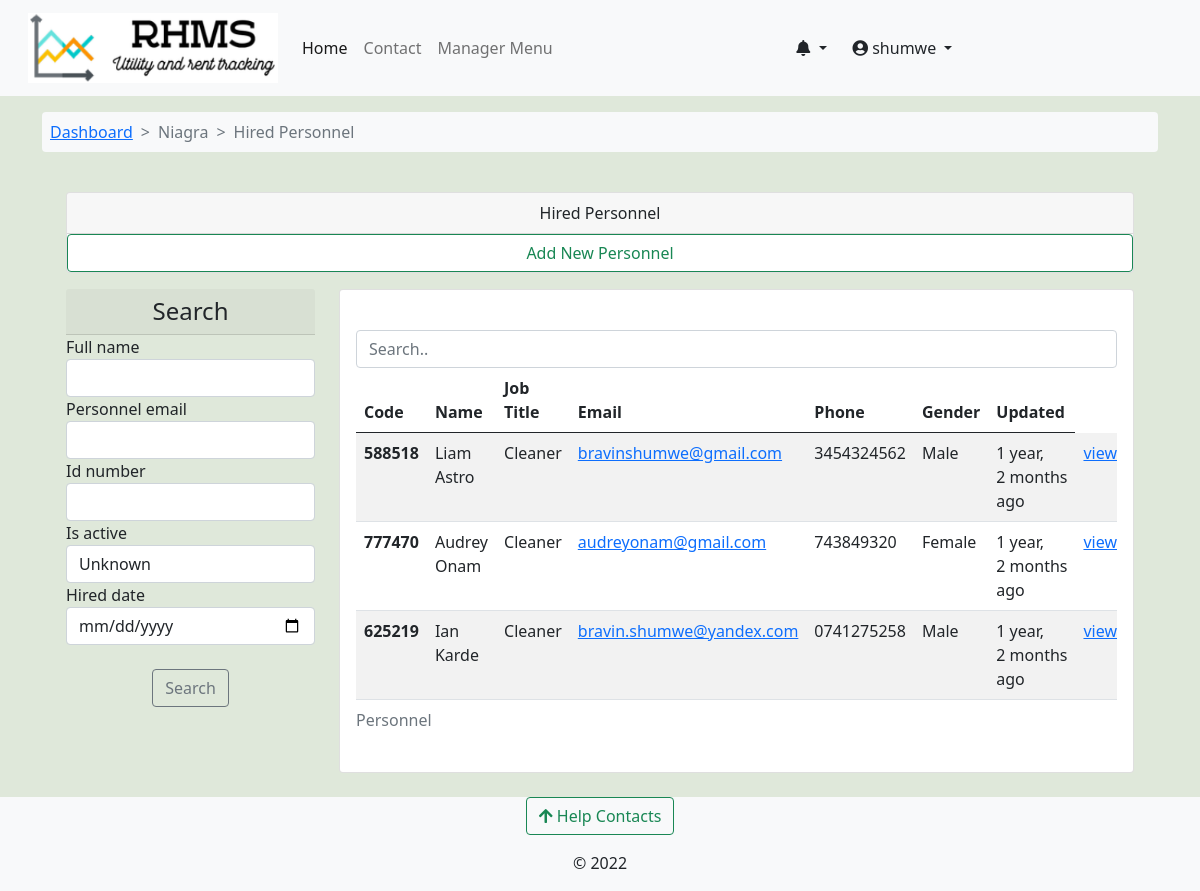
The app's page /work_order/hired_personnel/niagra-bumnsd-sd-djks/ (signed in) with its own data.
### accounts/models.py (models this page shows)
class User(AbstractUser):
    avatar = models.ImageField(upload_to=get_avatar_path, default='no-avatar.png')
    is_verified = models.BooleanField(default=False)
    is_tenant = models.BooleanField(default=False)
    is_manager = models.BooleanField(default=False)
    def __str__(self):
        return f"{self.username} | {self.first_name} {self.last_name}"

### rental_property/models.py (models this page shows, shortened)
class Building(models.Model):
    STATUS_CHOICES = [
        ('op', 'Vacancies Available'),
        ('um', 'Under Maintanance'),
        ('fo', 'Fully Occupied'),
        ('dc', 'Decomisioned'),
    ]
    estate = models.ForeignKey(Estate, on_delete=models.CASCADE, null=True, blank=True)
    name = models.CharField(max_length=100)
    slug = models.SlugField(max_length=100, unique=True)
    registered_owner = models.CharField(max_length=50)
    manager = models.ForeignKey(Managers, on_delete=models.CASCADE, related_name='building_manager')
    added_by = models.ForeignKey(User, on_delete=models.DO_NOTHING)
    address_line = models.CharField(max_length=50)
    cover_image = models.ImageField(upload_to='building-cover', null=True, blank=True)
    county = models.ForeignKey(Counties, on_delete=models.CASCADE)
    country = models.CharField(max_length=50, default='Kenya')
    building_status = models.CharField(max_length=5, choices=STATUS_CHOICES)
    added = models.DateTimeField(default=datetime.now)
    updated = models.DateTimeField(auto_now=True)

### work_order/models.py (models this page shows, shortened)
class HiredPersonnel(models.Model):
    GENDER_CHOICES = [
        ('male', 'Male'),
        ('female', 'Female'),
    ]
    associated_account = models.OneToOneField(User, on_delete=models.CASCADE, null=True, blank=True)
    personnel_manager = models.ForeignKey(Managers, on_delete=models.CASCADE)
    personnel_code = models.CharField(max_length=9, unique=True, null=True, blank=True)
    full_name = models.CharField(max_length=100)
    job_title = models.CharField(max_length=55)
    personnel_email = models.EmailField(max_length=155)
    phone_number = models.CharField(max_length=15)
    id_number = models.CharField(max_length=15)
    gender = models.CharField(max_length=10, choices=GENDER_CHOICES)
    building = models.ForeignKey(Building, on_delete=models.CASCADE)
    hired_date = models.DateField()
    is_active = models.BooleanField(default=True)
    created = models.DateTimeField(default=datetime.now)
    updated = models.DateTimeField(auto_now=True)

### work_order/views.py (the view)
# urls.py: path('hired_personnel/<slug:building_slug>/', views.hired_personnel, name='hired_personnel'),
@login_required
def hired_personnel(request, building_slug):
    building = Building.objects.get(slug=building_slug)
    user = request.user
    if user.is_manager:
        manager = Managers.objects.get(associated_account=user)
    else:
        return redirect('profile')
    personnels = HiredPersonnel.objects.filter(building=building).order_by('-created')
    personnels_filter = HiredPersonnelFilter(request.GET, queryset=personnels)
    if request.method == 'POST':
        add_form = NewHiredPersonnelForm(request.POST)
        if add_form.is_valid():
            add_form.instance.building = building
            add_form.instance.personnel_manager = manager
            add_form.save()
            messages.success(request, 'New Personnel added')
            return HttpResponseRedirect("")
    else:
        add_form = NewHiredPersonnelForm()
    context = {'building':building,'personnels':personnels_filter,'add_form':add_form}
    return render(request, 'work_order/hired_personnel.html', context)

### work_order/forms.py
class NewHiredPersonnelForm(forms.ModelForm):
    class Meta:
        model = HiredPersonnel
        fields = ['associated_account','full_name','id_number','job_title',
                  'personnel_email','phone_number','gender','hired_date']
        widgets = {
            'hired_date': DateInput(),
        }

### accounts/context_processors.py (called while the page is built)
def get_notifications(request):
    user = request.user
    if user.is_authenticated:
        notifications = UserNotifications.objects.filter(
            user_id=user).order_by('-created')[:7]
        return dict(notifications=notifications)
    else:
        return {'false': False}

### complaints/context_processors.py (called while the page is built)
def get_contacts(request):
    user = request.user
    if user.is_authenticated:
        if user.is_tenant:
            tenant = Tenants.objects.get(associated_account=user)
            building = Building.objects.get(id=tenant.rented_unit.building_id)
            contacts = HelpContacts.objects.filter(associated_building=building)
            return dict(contacts=contacts)
        elif user.is_manager:
            contacts = HelpContacts.objects.all()
            return dict(contacts=contacts)
        else:
            contacts = HelpContacts.objects.filter(make_publicly_available=True)
            return dict(contacts=contacts)
    else:
        contacts = HelpContacts.objects.filter(make_publicly_available=True)
        return dict(contacts=contacts)

### rental_property/context_processors.py (called while the page is built)
def my_managed_buildings(request):
    user_instance = request.user
    if user_instance.is_authenticated:
        manager_instance = Managers.objects.filter(associated_account=user_instance)[:1]
        managed_buildings = Building.objects.filter(manager=manager_instance)
        return dict(managed_buildings=managed_buildings)
    else:
        return {'False': False,}

### work_order/templates/work_order/hired_personnel.html (shortened to what this page needs)
{% extends 'base.html' %}
{% load crispy_forms_tags %}
{% load humanize %}
{% block content %}
<nav class="container mt-3">
  <ol class="breadcrumb bg-light p-2 rounded-2">
      <li class="breadcrumb-item "><a href="{% url 'building-dashboard' building.slug %}">Dashboard</a></li>
      <li class="breadcrumb-item active"> {{building.name}} </li>
      <li class="breadcrumb-item active"> Hired Personnel </li>
  </ol>
</nav>
<div class="container">
<section class="row justify-content-center p-4">
    <div class="container">
      <div class="container card p-0 mb-3">
        <div class="card-header text-center w-100">
          Hired Personnel
        </div>
        <div class="row">
          <div class="col-sm-12">
            <div class="list-group">
                <button type="button" class="btn btn-outline-success" data-bs-toggle="modal" data-bs-target="#addPersonnelBackdrop">Add New Personnel </button>
            </div>
          </div>
        </div>
      </div>
      <div class="row">
        <div class="col-sm-3">
            <h4 class="card-header text-center"> Search </h4>
          <form method='get'>
              {{personnels.form|crispy }}
              <br>
                  <div class="form-group text-center">
                      <button class="btn btn-outline-secondary" type="submit">Search</button>
                  </div>
          </form>
        </div>
        <div class="col-sm-9">
          <div class="row">
            <div class="col-sm-12">
              <div class="card card-body">
                <input class="form-control" id="myInput" type="text" placeholder="Search..">
                <div class="table-responsive">
                <table class="table table-striped table-hover">
                  <caption> Personnel </caption>
                    <thead>
                      <tr>
                        <th scope="col">Code</th>
                        <th scope="col">Name</th>
                        <th scope="col">Job Title</th>
                        <th scope="col"> Email </th>
                        <th scope="col"> Phone </th>
                        <th scope="col"> Gender </th>
                        <th scope="col">Updated</th>
                      </tr>
                    </thead>
                    <tbody id='ourTable'>
                        {% for p in personnels.qs %}
                      <tr>
                        <th scope="row"> {{p.personnel_code}} </th>
                        <td>{{ p.full_name }}</td>
                        <td>{{ p.job_title }}</td>
                        <td><a href="mailto:{{ p.personnel_email }}" target="_blank">{{ p.personnel_email }}</a> </td>
                        <td> {{p.phone_number}} </td>
                        <td>{{ p.get_gender_display }}</td>
                        <td> {{p.updated|naturaltime}}</td>
                        <td> <a href="{% url 'hired_personnel_details' building.slug p.personnel_code %}"> view </a> </td>
                      </tr>
                      {% endfor %}
                    </tbody>
                </table>
                </div>
              </div>
            </div>
          </div>
        </div>
      </div>
    </div>
  </div>
{% endblock %}

### templates/base.html (shortened to what this page needs)
<!doctype html>
<html lang="en">
  {% load static %}
  {% load i18n %}
  <head>
    {% load pwa %}
    <link href="https://cdn.jsdelivr.net/npm/bootstrap@5.0.2/dist/css/bootstrap.min.css" rel="stylesheet">
    <link type="text/css" href="{% static 'css/main.css' %}" rel="stylesheet">
    <link rel="stylesheet" href="https://cdnjs.cloudflare.com/ajax/libs/font-awesome/4.7.0/css/font-awesome.min.css">
    <link rel="stylesheet" href="https://pro.fontawesome.com/releases/v5.11.2/css/all.css">
  </head>
  <body class="d-flex flex-column min-vh-100" style="background-color: #dfe8da;">
    <nav class="navbar navbar-expand-lg navbar-light bg-light" aria-label="main-nav">
        <div class="container-fluid">
          <a class="navbar-brand align" href="{% url 'operational-buildings' %}">
                <div class="d-flex">
                    <div class="ms-3 d-flex flex-column">
                      <img src="{% static 'img/rhms_logo2.png' %}" alt="logo" width="250" height="70"/>
                    </div>
                </div>
            </a>
            <div class="collapse navbar-collapse" id="mynav">
                <ul class="navbar-nav mb-lg-0">
                    <li class="nav-item"> <a class="nav-link active" aria-current="page" href="{% url 'operational-buildings' %}">Home</a> </li>
                    <li class="nav-item"> <a class="nav-link" aria-current="page" href="{% url 'core:contact' %}">Contact</a> </li>
                    {% if user.is_manager %}
                    <li class="nav-item"> <a class="nav-link" data-bs-toggle="offcanvas" href="#hrmsCanvas" role="button" aria-controls="hrmsCanvas">Manager Menu</a> </li>
                    {% endif %}
                </ul>
                </div>
                {% if request.user.is_authenticated %}
                <div class="collapse navbar-collapse" id="mynav">
                  <div class="dropdown">
                    <a href="#" class="btn dropdown-toggle" type="button" id="messagesDrop" data-bs-toggle="dropdown" aria-haspopup="true" aria-expanded="false">
                      <em class="fas fa-bell"></em>
                    </a>
                      {% load humanize %}
                  </div>
                <div class="collapse navbar-collapse" id="mynav">
                  <div class="dropdown">
                    <a href="#" class="btn dropdown-toggle" type="button" id="dropdownMenuButton" data-bs-toggle="dropdown" aria-haspopup="true" aria-expanded="false">
                      <em class="fas fa-user-circle"></em> {{ request.user.username }}
                    </a>
                  </div>
                </div>
                {% endif %}
            </div>
    </nav>
    {% block content %}	{% endblock content%}
    <footer class="mt-auto bg-light">
      <div class="mb-3 text-center">
      <button class="btn btn-outline-success" type="button" data-bs-toggle="offcanvas" data-bs-target="#contactsOffcanvas" aria-controls="contactsOffcanvas"><em class="fas fa-arrow-upfas fa-arrow-up"></em> Help Contacts</button>
      </div>
      <div>
        <p class="text-center ">&copy; 2022</p>
  </footer>
  </body>
</html>

### static/css/main.css (style rules this page uses)
:root { --header-height: 3rem; --nav-width: 68px; --first-color-light: #AFA5D9; --white-color: #F7F6FB; --body-font: 'Nunito', sans-serif; --normal-font-size: 1rem; --z-fixed: 100 }
.breadcrumb-item + .breadcrumb-item::before { content: ">"; }

### records on screen
User: user.username "shumwe"
Building: name "Niagra"
HiredPersonnel: personnel_code "588518", full_name "Liam Astro", job_title "Cleaner", personnel_email "bravinshumwe@gmail.com", phone_number "3454324562", gender "Male", updated "1 year, 2 months ago"
HiredPersonnel: personnel_code "777470", full_name "Audrey Onam", job_title "Cleaner", personnel_email "audreyonam@gmail.com", phone_number "743849320", gender "Female", updated "1 year, 2 months ago"
HiredPersonnel: personnel_code "625219", full_name "Ian Karde", job_title "Cleaner", personnel_email "bravin.shumwe@yandex.com", phone_number "0741275258", gender "Male", updated "1 year, 2 months ago"
